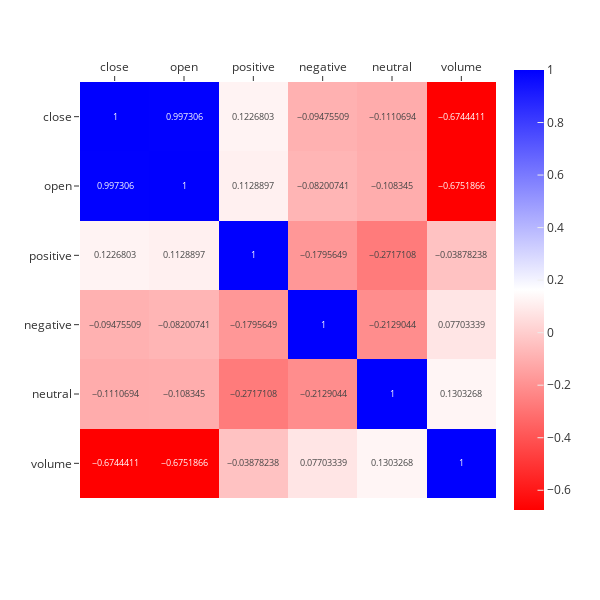

Notebook cell for this chart:
### Code cell
corr = dataTSLA[["close", "open", "positive", "negative", "neutral", "volume"]].corr(
    numeric_only=True
)
heatmap = px.imshow(
    corr,
    text_auto=True,
    color_continuous_scale=("red", "white", "blue"),
    template="ggplot2",
)

heatmap.update_xaxes(side="top")
heatmap.layout.height = 600
heatmap.layout.width = 600

heatmap.show()

### Figure 1 — Plotly figure (JSON) as saved in the notebook; plotly's stock layout.template omitted (floating-point values rounded to 4 significant figures)
{"data": [{"coloraxis": "coloraxis", "hovertemplate": "x: %{x}<br>y: %{y}<br>color: %{z}<extra></extra>", "name": "0", "texttemplate": "%{z}", "type": "heatmap", "x": ["close", "open", "positive", "negative", "neutral", "volume"], "xaxis": "x", "y": ["close", "open", "positive", "negative", "neutral", "volume"], "yaxis": "y", "z": [[1, 0.9973, 0.1227, -0.09476, -0.1111, -0.6744], [0.9973, 1, 0.1129, -0.08201, -0.1083, -0.6752], [0.1227, 0.1129, 1, -0.1796, -0.2717, -0.03878], [-0.09476, -0.08201, -0.1796, 1, -0.2129, 0.07703], [-0.1111, -0.1083, -0.2717, -0.2129, 1, 0.1303], [-0.6744, -0.6752, -0.03878, 0.07703, 0.1303, 1]]}], "layout": {"coloraxis": {"colorscale": [[0, "red"], [0.5, "white"], [1, "blue"]]}, "height": 600, "margin": {"t": 60}, "width": 600, "xaxis": {"anchor": "y", "constrain": "domain", "domain": [0, 1], "scaleanchor": "y", "side": "top"}, "yaxis": {"anchor": "x", "autorange": "reversed", "constrain": "domain", "domain": [0, 1]}}}
